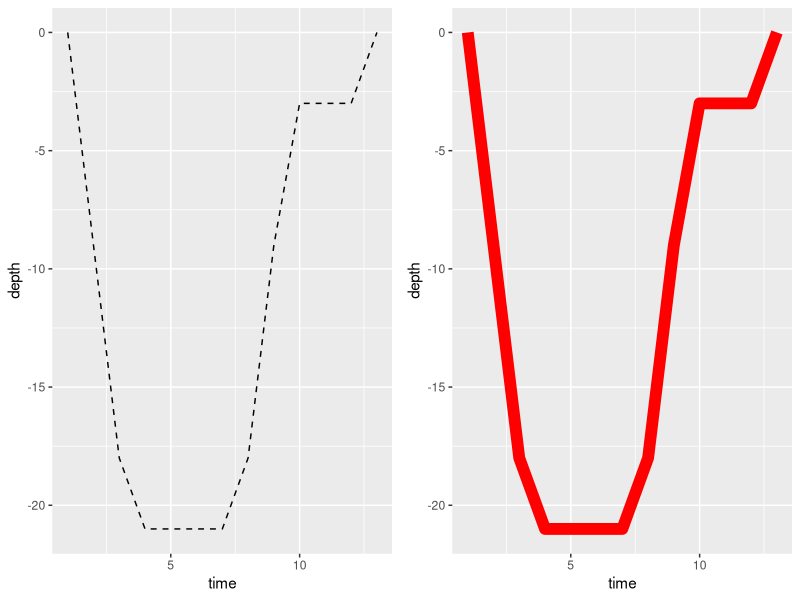

Write the R code that produced this figure. (Note: this script raises an error after producing the figure.)
## ---- chunk 1
options(width = 108)
## ---- chunk 2
f <- function(x, y = 0) {
  z <- x + y
  z
}
## ---- chunk 3
formals(f)
body(f)
environment(f)
## ---- chunk 4
is.null(pairlist())
is.null(list())
## ---- chunk 5

mean(x = 1:5, trim = 0.1)
mean(1:5, trim = 0.1)
mean(x = 1:5, 0.1)
mean(1:5, 0.1)
mean(trim = 0.1, x = 1:5)
## ---- chunk 6
mean(1:5, tr = 0.1)
mean(tr = 0.1, x = 1:5)
## ---- chunk 7
mean(c(1, 2, NA))
## ---- chunk 8
mean(c(1, 2, NA), na.rm = TRUE)
## ---- chunk 9
formals(f)
## ---- chunk 10
args(f)
## ---- chunk 11
is.list(formals(mean))
## ---- chunk 12
h <- function (x, ...) {0}
formals(h)
## ---- chunk 13
count_rows <- function(...) {
  list <- list(...)
  lapply(list, nrow)
}

count_rows(airquality, cars)
## ---- chunk 14
require(ggplot2)

# Function
plot_depth <-  function(df, time_var_name, depth_var_name, ...){
  df[,`depth_var_name`] <- -df[,`depth_var_name`]
  ggp <- ggplot(data=df, mapping=aes_string(x=time_var_name, y= depth_var_name)) +
          geom_line(...)
  return(ggp)
}

# Example
time <-  1:13
depth <-  c(0,-9,-18,-21,-21,-21,-21,-18,-9,-3,-3,-3,0)
df <- data.frame(time=time, depth=-depth)

ggp1 <- plot_depth(df, time_var_name = "time", depth_var_name = "depth", linetype = 2)
ggp2 <- plot_depth(df, time_var_name = "time", depth_var_name = "depth", size = 4, col = "red")

gridExtra::grid.arrange(ggp1, ggp2, ncol=2)
## ---- chunk 15
right <- function(x){x+y}
## ---- chunk 16
right(x = 2)
